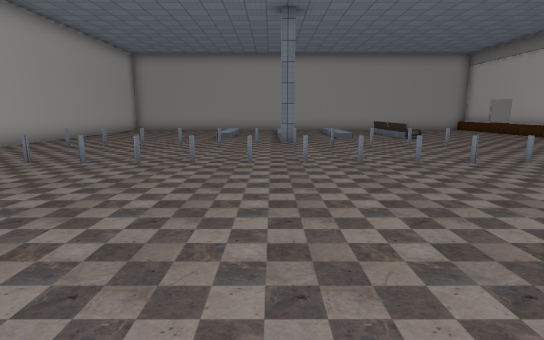
view 1 (above)

23 first-person views from a walk through a 3-D level made in the Unity game engine. The camera is 1.5 m above the floor, tilts 10° down and sees 80° across. Doors are open. The floor is counted in squares, 1.51 m on a side. Each view is taken from the middle of a square. On the plan, view 1 faces up. The plan holds only what a view shows up to about 12 squares ahead; the rest is blank. The place goes on beyond the plan. The player is left out. Some surface patterns are stand-ins.

view 2
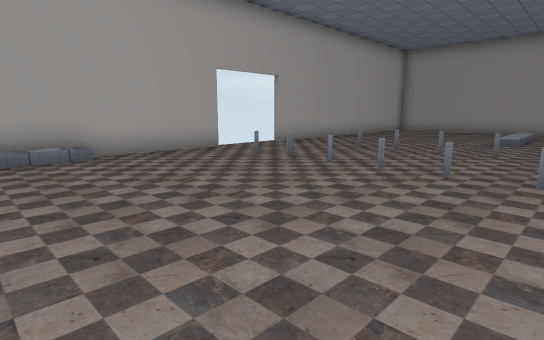

view 3
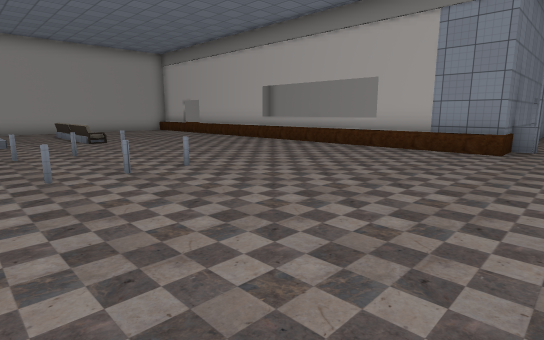

view 4
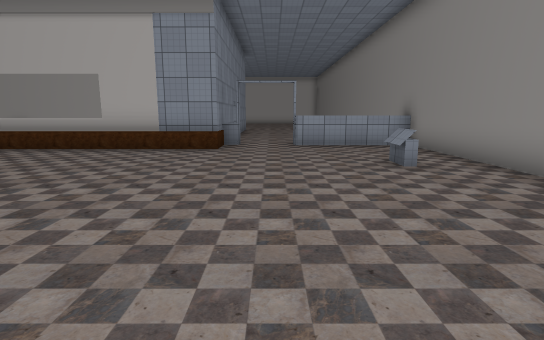

view 5
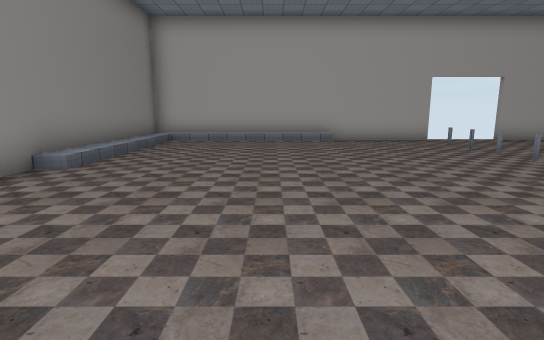

view 6
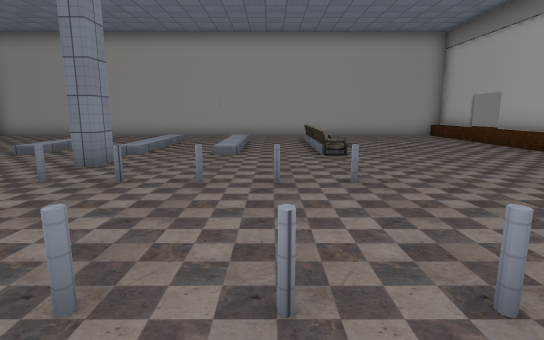

view 7
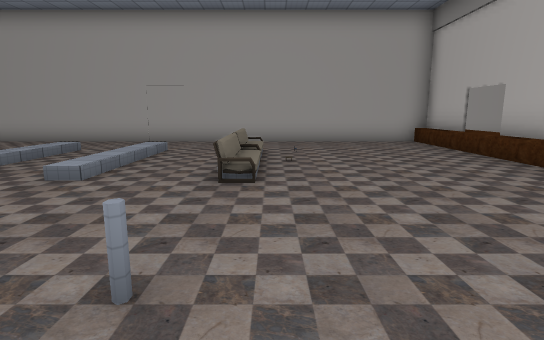

view 8
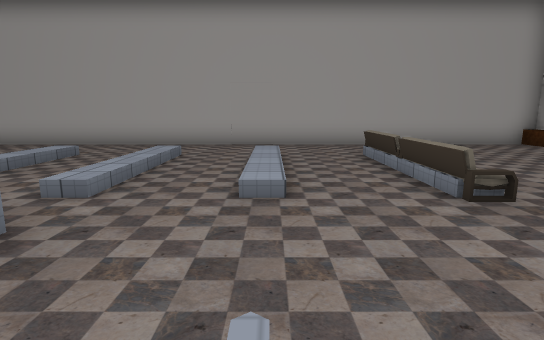

view 9
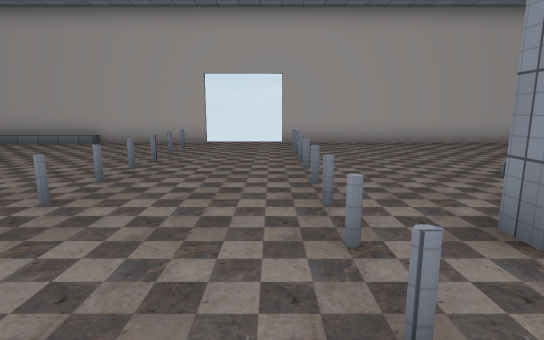

view 10
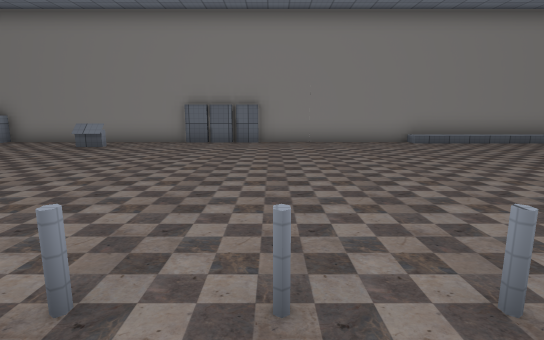

view 11
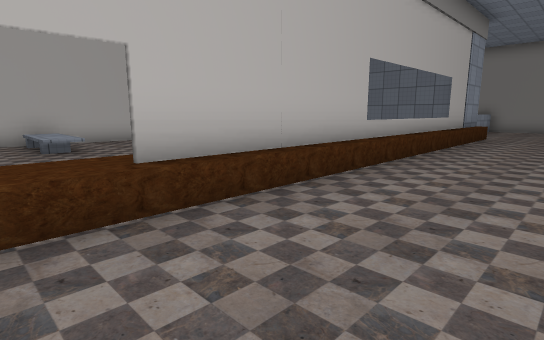

view 12
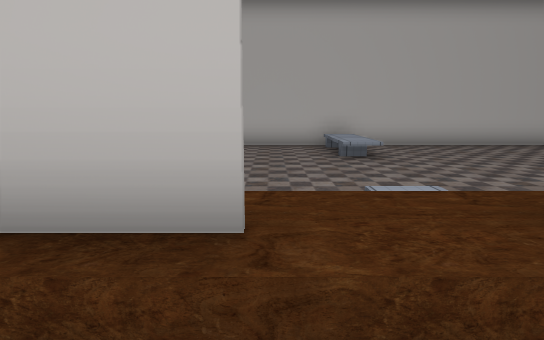

view 13
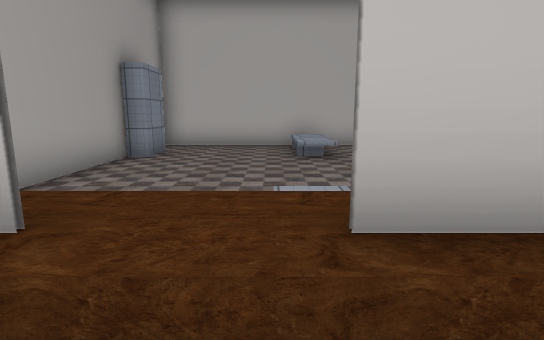

view 14
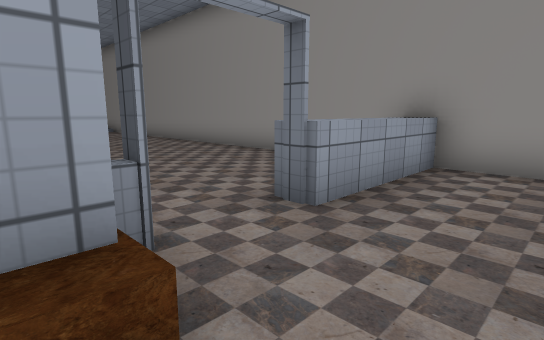

view 15
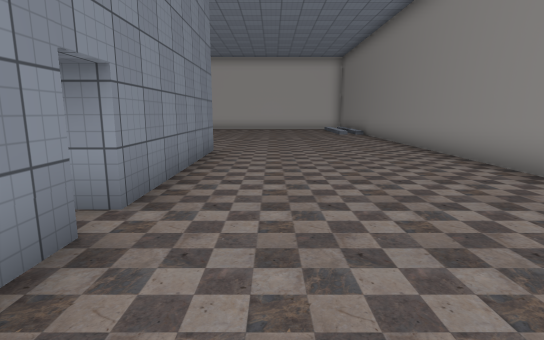

view 16
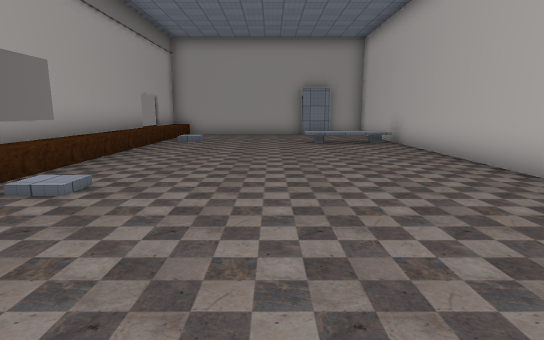

view 17
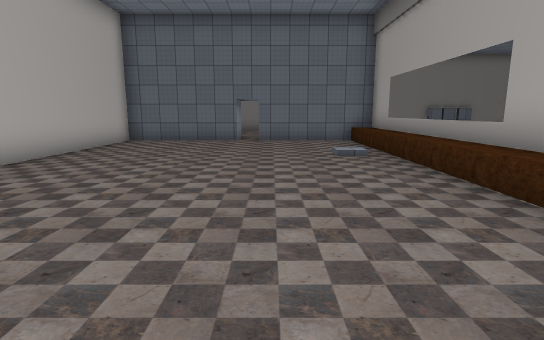

view 18
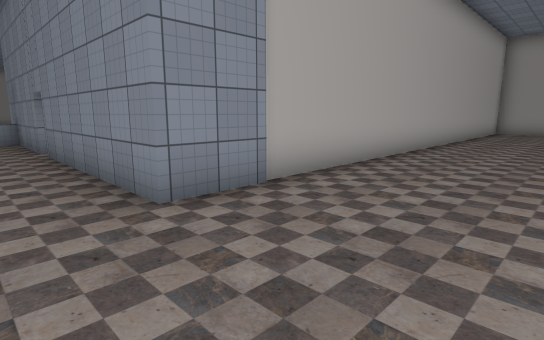

view 19
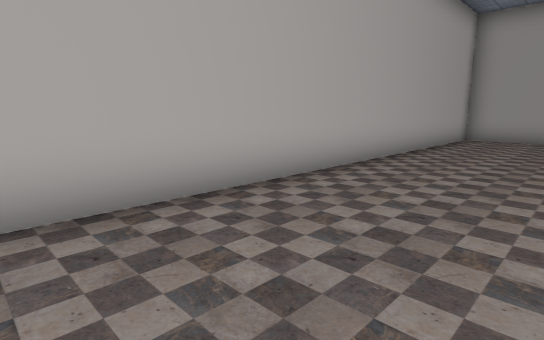

view 20
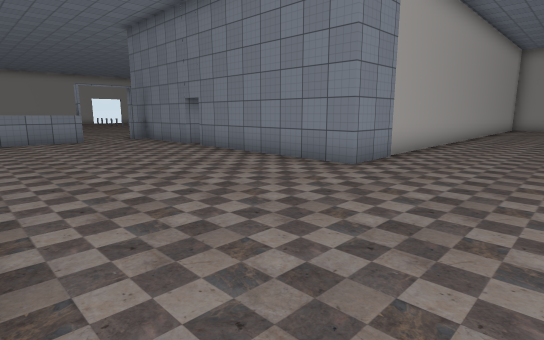

view 21
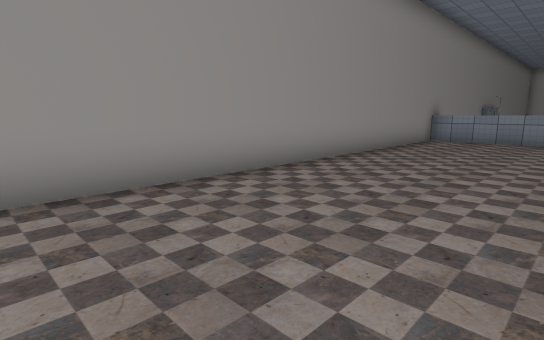

view 22
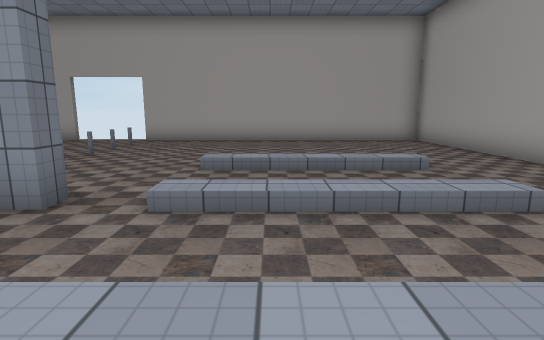

view 23
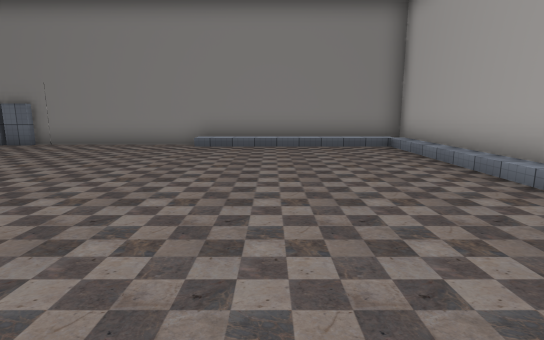

### Floor plan
Key: @ floor where view 1 was taken; # wall or solid block; . main floor; : floor 0.5 m higher than the main floor; / step, stairs or slope; D open door; = window, fence, low wall or low ledge; ^ raised ledge; O other object.
Columns run from 8 left of view 1 to 25 right of it. Each row starts with its distance up from view 1.
 20 #################### ###### #####
 19 #..................#  ....#..#...
 18 #..................^^ .......#...
 17 #..................^^ .......#...
 16 #...../..../.O.....^^........#...
 15 #...../..../.O.....^^..../::/#...
 14 #...../..../.O.....^^........#...
 13 #...../..../.O.....^^........#...
 12 #..................^^........#....
 11 #........#.........^^........#....
 10 #.==.......==......^^........#....
  9 DD.................^^........#....
  8 DD.................^^/.......#....
  7 DD==.......==......^^........#....
  6 #..................^^........#....
  5 #..................^^........#....
  4 #..................^^###.#####....
  3 #..................^^###.#####....
  2 #.................................
  1 #.................................
  0 #.......@...........^.............
 -1 #...................^.............
 -2 #...................^.............
 -3 #::::::.....###.....=.............
 -4 ############# ####################

Positions as (right, up) in squares from view 1, and headings:
1: (0, 0), facing up
2: (0, 1), facing up-left
3: (2, 1), facing up-right
4: (2, 1), facing right
5: (4, 1), facing left
6: (4, 5), facing up
7: (6, 8), facing up
8: (3, 9), facing up
9: (3, 9), facing left
10: (3, 8), facing down
11: (8, 17), facing down-right
12: (10, 17), facing right
13: (10, 16), facing right
14: (10, 3), facing down-right
15: (13, 1), facing right
16: (16, 4), facing up
17: (15, 16), facing down
18: (25, 1), facing up-left
19: (25, 6), facing up-left
20: (25, -3), facing up-left
21: (25, 1), facing down-left
22: (4, 14), facing left
23: (-4, 7), facing down
